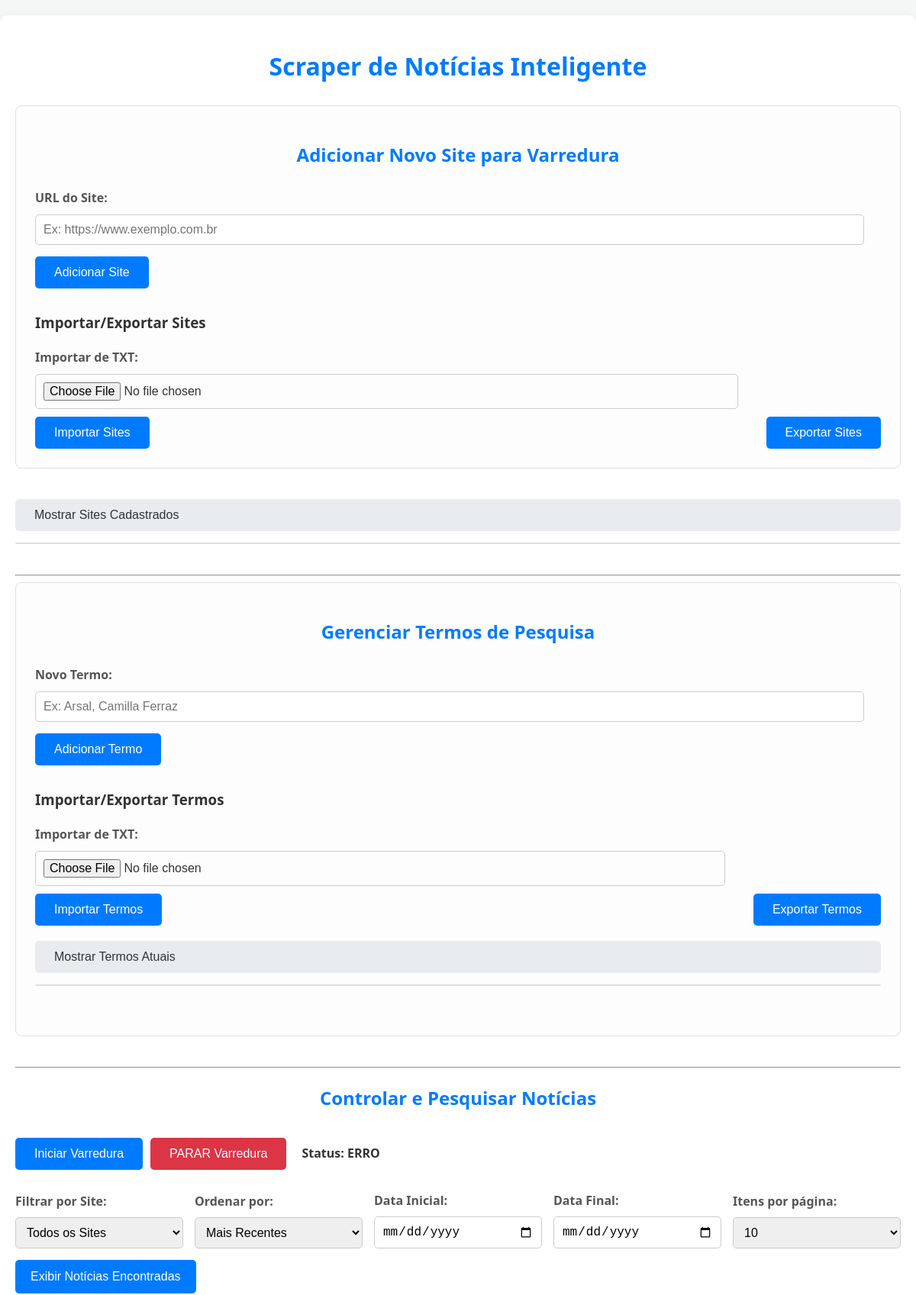
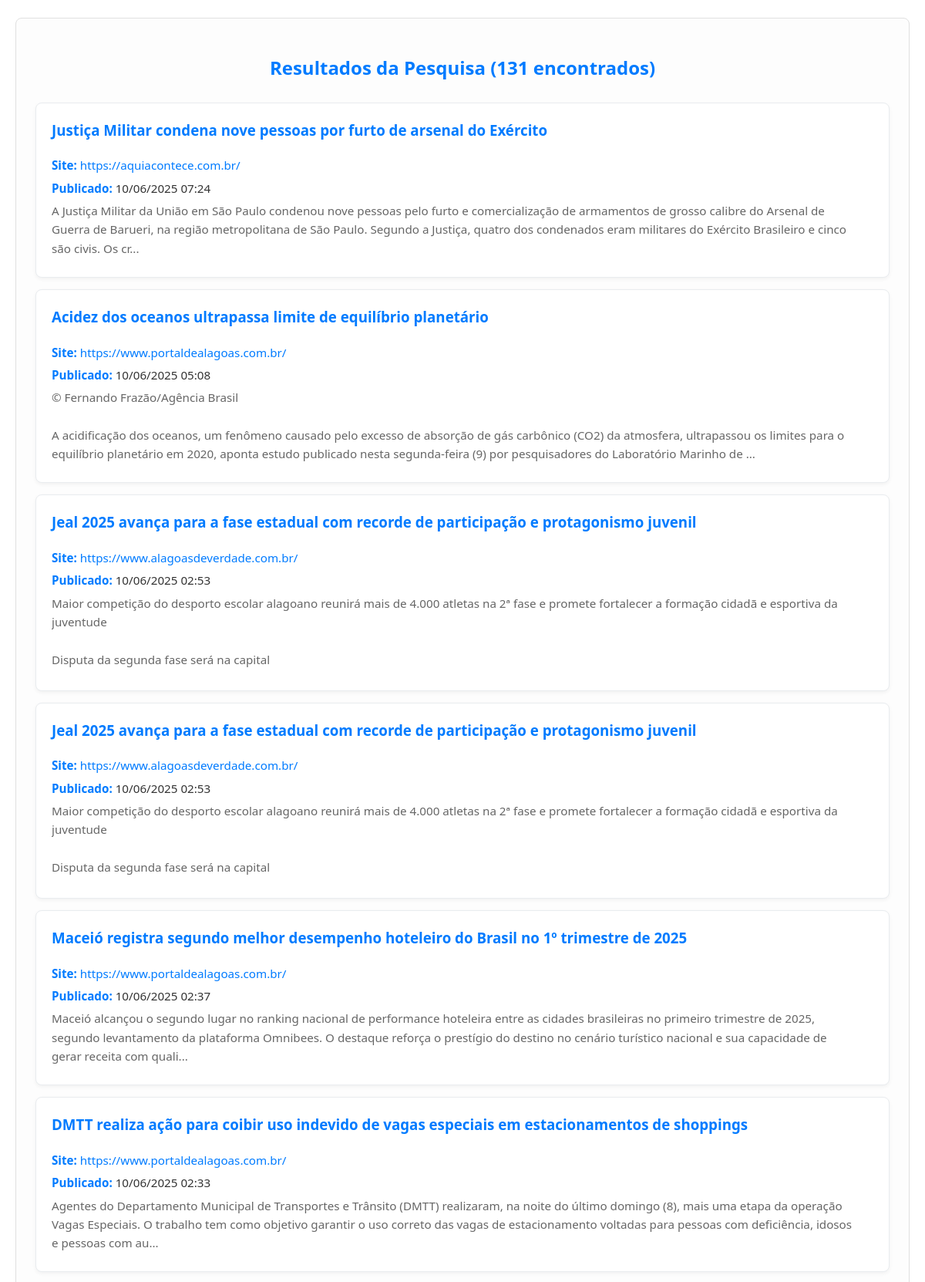
Page /search_articles?order_by=date_desc&page=2&per_page=10 (upper part) on the committed database (2 pictures, top to bottom).
### tables this page shows
CREATE TABLE articles (
                id INTEGER PRIMARY KEY AUTOINCREMENT,
                site_id INTEGER NOT NULL,
                title TEXT NOT NULL,
                url TEXT NOT NULL UNIQUE,
                content TEXT NOT NULL,
                published_date TEXT,
                scraped_at TEXT DEFAULT CURRENT_TIMESTAMP,
                FOREIGN KEY (site_id) REFERENCES sites (id)
            );

CREATE TABLE sites (
                id INTEGER PRIMARY KEY AUTOINCREMENT,
                url TEXT NOT NULL UNIQUE
            );

### app.py (the view)
@app.route('/search_articles', methods=['GET'])
def search_articles_route():
    sites = get_sites()
    search_terms_list_from_db = get_search_terms()
    query_terms = [term['term'] for term in search_terms_list_from_db]
    selected_site_id = request.args.get('site_id', type=int)
    order_by = request.args.get('order_by', 'date_desc')
    start_date = request.args.get('start_date')
    end_date = request.args.get('end_date')
    page = request.args.get('page', 1, type=int)
    per_page = request.args.get('per_page', 10, type=int) # Default to 10 articles per page
    pagination_data = get_articles(query_terms, selected_site_id, order_by, start_date, end_date, page, per_page)
    articles = pagination_data['articles']
    total_results = pagination_data['total_results']
    current_page = pagination_data['current_page']
    total_pages = pagination_data['total_pages']
    return render_template('index.html', sites=sites, search_terms=search_terms_list_from_db,
                           articles=articles,
                           selected_site_id=selected_site_id,
                           order_by=order_by, start_date=start_date, end_date=end_date,
                           current_page=current_page, total_pages=total_pages, total_results=total_results, per_page=per_page)

### app.py (called while the page is built)
@app.context_processor
def inject_datetime():
    return {'datetime': datetime}

### database.py (called while the page is built)
def get_db():
    db = getattr(g, '_database', None)
    if db is None:
        db = g._database = sqlite3.connect(DATABASE)
        db.row_factory = sqlite3.Row
    return db

def get_sites():
    with get_db() as db:
        cursor = db.cursor()
        cursor.execute('SELECT * FROM sites')
        sites = cursor.fetchall()
        cursor.close()
        return [dict(site) for site in sites]

def get_search_terms():
    with get_db() as db:
        cursor = db.cursor()
        cursor.execute('SELECT * FROM search_terms')
        terms = cursor.fetchall()
        cursor.close()
        return [dict(term) for term in terms]

### templates/index.html (shortened to what this page needs)
{% extends '_base.html' %}
{% block content %}
    <h1>Scraper de Notícias Inteligente</h1>
    <div class="form-section">
        <h2>Adicionar Novo Site para Varredura</h2>
        <form id="addSiteForm" action="{{ url_for('add_site_route') }}" method="POST">
            <div class="form-group">
                <label for="url">URL do Site:</label>
                <input type="text" id="url" name="url" placeholder="Ex: https://www.exemplo.com.br" required>
            </div>
            <button type="submit" class="button">Adicionar Site</button>
        </form>
        <h3 style="margin-top: 30px;">Importar/Exportar Sites</h3>
        <div style="display: flex; gap: 15px; flex-wrap: wrap; align-items: flex-end;">
            <form id="importSitesForm" method="POST" enctype="multipart/form-data" style="flex-grow: 1;">
                <div class="form-group" style="margin-bottom: 0;">
                    <label for="import_sites_file">Importar de TXT:</label>
                    <input type="file" id="import_sites_file" name="file" accept=".txt">
                </div>
                <button type="submit" class="button" style="margin-top: 10px;">Importar Sites</button>
            </form>
            <button id="exportSitesButton" class="button" style="margin-top: 10px;">Exportar Sites</button>
        </div>
    </div>
    <div class="collapsible-section">
        <button type="button" id="toggleSites" class="button collapsible-toggle">Mostrar Sites Cadastrados</button>
        <div id="sitesContainer" class="collapsible-content">
            <div class="sites-list">
            </div>
        </div>
    </div>
    <hr>
    <div class="form-section">
        <h2>Gerenciar Termos de Pesquisa</h2>
        <form id="addTermForm" action="{{ url_for('add_term_route') }}" method="POST">
            <div class="form-group">
                <label for="term">Novo Termo:</label>
                <input type="text" id="term" name="term" placeholder="Ex: Arsal, Camilla Ferraz" required>
            </div>
            <button type="submit" class="button">Adicionar Termo</button>
        </form>
        <h3 style="margin-top: 30px;">Importar/Exportar Termos</h3>
        <div style="display: flex; gap: 15px; flex-wrap: wrap; align-items: flex-end;">
            <form id="importTermsForm" method="POST" enctype="multipart/form-data" style="flex-grow: 1;">
                <div class="form-group" style="margin-bottom: 0;">
                    <label for="import_terms_file">Importar de TXT:</label>
                    <input type="file" id="import_terms_file" name="file" accept=".txt">
                </div>
                <button type="submit" class="button" style="margin-top: 10px;">Importar Termos</button>
            </form>
            <button id="exportTermsButton" class="button" style="margin-top: 10px;">Exportar Termos</button>
        </div>
        <div class="collapsible-section" style="margin-top: 20px;">
            <button type="button" id="toggleTerms" class="button collapsible-toggle">Mostrar Termos Atuais</button>
            <div id="termsContainer" class="collapsible-content">
                <div class="sites-list" style="margin-top: 0;">
                </div>
            </div>
        </div>
    </div>
    <hr>
    <div class="search-section">
        <h2>Controlar e Pesquisar Notícias</h2>
        <div style="display: flex; gap: 10px; margin-bottom: 20px; flex-wrap: wrap; align-items: center;">
            <button id="startButton" class="button">Iniciar Varredura</button>
            <button id="stopButton" class="button delete">PARAR Varredura</button>
            <p id="scraperStatus" style="align-self: center; font-weight: bold; margin-left: 10px;">Status: <span id="currentStatus">Verificando...</span></p>
        </div>
        <form id="searchForm" class="search-filter-bar" action="{{ url_for('search_articles_route') }}" method="GET">
            <div class="form-group">
                <label for="site_filter">Filtrar por Site:</label>
                <select id="site_filter" name="site_id">
                    <option value="0">Todos os Sites</option>
                </select>
            </div>
            <div class="form-group">
                <label for="order_by">Ordenar por:</label>
                <select id="order_by" name="order_by">
                    <option value="date_desc" {% if order_by is defined and order_by == 'date_desc' %}selected{% endif %}>Mais Recentes</option>
                </select>
            </div>
            <div class="form-group">
                <label for="start_date">Data Inicial:</label>
                <input type="date" id="start_date" name="start_date" value="{{ start_date | default('') }}">
            </div>
            <div class="form-group">
                <label for="end_date">Data Final:</label>
                <input type="date" id="end_date" name="end_date" value="{{ end_date | default('') }}">
            </div>
            <div class="form-group">
                <label for="per_page">Itens por página:</label>
                <select id="per_page" name="per_page">
                    <option value="10" {% if per_page is defined and per_page == 10 %}selected{% endif %}>10</option>
                </select>
            </div>
            <button type="submit" class="button">Exibir Notícias Encontradas</button>
        </form>
    </div>
    <div class="search-results">
        <h2>Resultados da Pesquisa ({{ total_results }} encontrados)</h2>
        <div id="articles_container">
            {% if articles %}
                {% for article in articles %}
                    <div class="article-item">
                        <div class="article-info">
                            <h3><a href="{{ article.url }}" target="_blank" rel="noopener noreferrer">{{ article.title }}</a></h3>
                            <p><strong>Site:</strong> <a href="{{ article.site_url }}" target="_blank">{{ article.site_url }}</a></p>
                            <p><strong>Publicado:</strong> {{ datetime.fromisoformat(article.published_date).strftime('%d/%m/%Y %H:%M') if article.published_date else 'Data Indisponível' }}</p>
                            <p class="article-content-snippet">{{ article.content | truncate(300, True) }}</p>
                        </div>
                    </div>
                {% endfor %}
            {% else %}
                <p style="text-align: center;">Nenhum resultado para a sua pesquisa e filtros.</p>
            {% endif %}
        </div>
    </div>
{% endblock %}

### static/css/style.css (style rules this page uses)
body { font-family: 'Segoe UI', Tahoma, Geneva, Verdana, sans-serif; margin: 0; padding: 0; background-color: #f4f7f6; color: #333; line-height: 1.6; }
h1, h2 { color: #007bff; text-align: center; margin-bottom: 25px; }
.form-section, .sites-list, .search-results { margin-bottom: 40px; padding: 25px; border: 1px solid #e0e0e0; border-radius: 8px; background-color: #fdfdfd; }
.form-group { margin-bottom: 15px; }
.form-group label { display: block; margin-bottom: 8px; font-weight: bold; color: #555; }
.form-group input[type="text"], .form-group input[type="date"], .form-group input[type="file"], .form-group select, .form-group textarea { width: calc(100% - 22px); padding: 10px; border: 1px solid #ccc; border-radius: 5px; font-size: 1rem; box-sizing: border-box; }
.button { background-color: #007bff; color: white; padding: 12px 25px; border: none; border-radius: 5px; cursor: pointer; font-size: 1rem; transition: background-color 0.3s ease; }
.article-item h3 { margin-top: 0; color: #0056b3; }
.article-item a { text-decoration: none; color: #007bff; }
.article-content-snippet { font-size: 0.9rem; color: #666; margin-top: 10px; white-space: pre-wrap; max-height: 100px; overflow: hidden; text-overflow: ellipsis; }
.search-filter-bar { display: flex; gap: 15px; margin-bottom: 25px; align-items: flex-end; flex-wrap: wrap; }
.search-filter-bar .form-group { margin-bottom: 0; flex: 1; min-width: 180px; }
.search-filter-bar .form-group input, .search-filter-bar .form-group select { width: 100%; }
.search-filter-bar .button { flex-shrink: 0; padding: 10px 20px; height: 44px; }
.collapsible-section { margin-bottom: 40px; }
.collapsible-toggle { display: block; width: 100%; text-align: left; padding: 12px 25px; margin-bottom: 15px; background-color: #e9ecef; color: #333; border: none; border-radius: 5px; cursor: pointer; font-size: 1rem; transition: background-color 0.3s ease; }
.collapsible-content { background-color: #fdfdfd; border: 1px solid #e0e0e0; border-radius: 8px; overflow: hidden; transition: max-height 0.3s ease-out, padding 0.3s ease-out; max-height: 0; padding: 0 15px; }
.collapsible-content > .sites-list { margin-top: 0; }

### rows in the picture
articles: title "Justiça Militar condena nove pessoas por furto de arsenal do Exército", site_url "https://aquiacontece.com.br/", fromisoformat "10/06/2025 07:24", content "A Justiça Militar da União em São Paulo condenou nove pessoas pelo furto e comercialização de armamentos de grosso calibre do Arsenal de Guerra de Barueri, na região metropolitana de São Paulo. Segundo a Justiça, quatro dos condenados eram militares do Exército Brasileiro e cinco são civis. Os cr..."
articles: title "Acidez dos oceanos ultrapassa limite de equilíbrio planetário", site_url "https://www.portaldealagoas.com.br/", fromisoformat "10/06/2025 05:08", content "© Fernando Frazão/Agência Brasil A acidificação dos oceanos, um fenômeno causado pelo excesso de absorção de gás carbônico (CO2) da atmosfera, ultrapassou os limites para o equilíbrio planetário em 2020, aponta estudo publicado nesta segunda-feira (9) por pesquisadores do Laboratório Marinho de ..."
articles: title "Jeal 2025 avança para a fase estadual com recorde de participação e protagonismo juvenil", site_url "https://www.alagoasdeverdade.com.br/", fromisoformat "10/06/2025 02:53", content "Maior competição do desporto escolar alagoano reunirá mais de 4.000 atletas na 2ª fase e promete fortalecer a formação cidadã e esportiva da juventude Disputa da segunda fase será na capital…"
articles: title "Jeal 2025 avança para a fase estadual com recorde de participação e protagonismo juvenil", site_url "https://www.alagoasdeverdade.com.br/", fromisoformat "10/06/2025 02:53", content "Maior competição do desporto escolar alagoano reunirá mais de 4.000 atletas na 2ª fase e promete fortalecer a formação cidadã e esportiva da juventude Disputa da segunda fase será na capital…"
articles: title "Maceió registra segundo melhor desempenho hoteleiro do Brasil no 1º trimestre de 2025", site_url "https://www.portaldealagoas.com.br/", fromisoformat "10/06/2025 02:37", content "Maceió alcançou o segundo lugar no ranking nacional de performance hoteleira entre as cidades brasileiras no primeiro trimestre de 2025, segundo levantamento da plataforma Omnibees. O destaque reforça o prestígio do destino no cenário turístico nacional e sua capacidade de gerar receita com quali..."
articles: title "DMTT realiza ação para coibir uso indevido de vagas especiais em estacionamentos de shoppings", site_url "https://www.portaldealagoas.com.br/", fromisoformat "10/06/2025 02:33", content "Agentes do Departamento Municipal de Transportes e Trânsito (DMTT) realizaram, na noite do último domingo (8), mais uma etapa da operação Vagas Especiais. O trabalho tem como objetivo garantir o uso correto das vagas de estacionamento voltadas para pessoas com deficiência, idosos e pessoas com au..."

### other values in the picture
{{ total_results }} "131"
